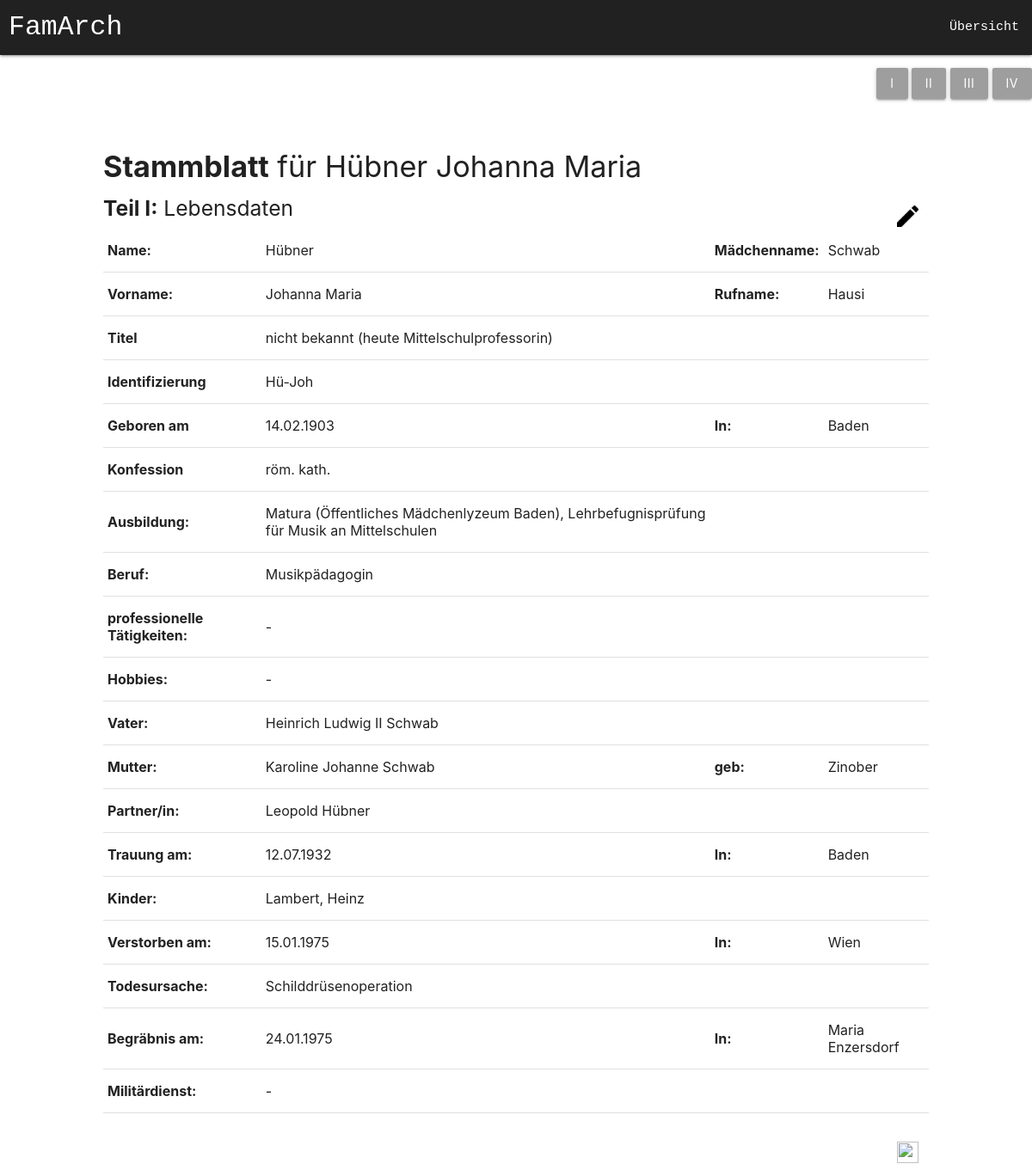
/nahansicht.php?curPerson=4, run on the app's committed database.
### tables this page shows
CREATE TABLE lebensdaten (
		id INTEGER,
		nachname VARCHAR(400),
		vorname VARCHAR(400),
		maedName VARCHAR(400),
		rufname VARCHAR(400),
		titel VARCHAR(200),
		kurzzeichen VARCHAR(500),
		gebDatum VARCHAR(300),
		gebOrt VARCHAR(300),
		konfession VARCHAR(200),
		ausbildung VARCHAR(500),
		berufLaufbahn VARCHAR(200),
		profTaetigkeiten VARCHAR(100),
		hobbies VARCHAR(100),
		vater INTEGER,
		mutter INTEGER,
		gebMutter VARCHAR(200),
		partnerin INTEGER,
		trauDatum VARCHAR(300),
		trauOrt VARCHAR(300),
		kind VARCHAR(500),
		geschwister VARCHAR(500),
		verstorbenAm VARCHAR(300),
		verstorbenIn VARCHAR(300),
		todUrsache VARCHAR(300),
		begraebnisAm VARCHAR(300),
		begraebnisIn VARCHAR(300),
		militaerdienst VARCHAR(400),
		geschlecht VARCHAR(300),
		stammbaum boolean,
		PRIMARY KEY(id),
		FOREIGN KEY (vater) REFERENCES lebensdaten(id),
		FOREIGN KEY (mutter) REFERENCES lebensdaten(id),
		FOREIGN KEY (partnerin) REFERENCES lebensdaten(id)
	);

### nahansicht.php (called while the page is built, shortened)
<?php
include 'open.php';
$curPerson=$_GET['curPerson'];
if(isset($_GET['stammblattnr'])) {
	$stammblattnr=$_GET['stammblattnr'];
}
else {
	$stammblattnr=1;
}
$bearbeiten=false;
$row=$pdo -> query("SELECT * FROM lebensdaten WHERE id=$curPerson");
$person=$row->fetch();
$query=$pdo -> query("SELECT vorname,nachname FROM lebensdaten WHERE id=$person[vater]");
try {
	$vater_row = $query->fetch(PDO::FETCH_ASSOC);
	$vater = $vater_row['vorname'] . " " . $vater_row['nachname'];
}catch(Error $e) {
	$vater="";
}
$query=$pdo -> query("SELECT vorname,nachname FROM lebensdaten WHERE id=$person[mutter]");
try {
	$mutter_row = $query->fetch(PDO::FETCH_ASSOC);
	$mutter = $mutter_row['vorname'] . " " . $mutter_row['nachname'];
}catch(Error $e) {
	$mutter="";
}
$query=$pdo -> query("SELECT vorname,nachname FROM lebensdaten WHERE id=$person[partnerin]");
try {
	$partnerin_row = $query->fetch(PDO::FETCH_ASSOC);
	$partnerin = $partnerin_row['vorname'] . " " . $partnerin_row['nachname'];
}catch(Error $e) {
	$partnerin="";
}
if(isset($_GET['edit']) && $_GET['edit']=='true') {
	$bearbeiten=true;
}
else {
	$bearbeiten=false;
}
	$row=$pdo -> query("SELECT * FROM pMerkmale WHERE id=$curPerson");
	$merkmale=$row->fetch();
if($bearbeiten==true) {
	$personArray=array(
		"nachname" => "<input value=\"" . $person['nachname'] . "\" name=\"nachname\" type=\"text\" class=\"validate\">",
		"maedName" => "<input value=\"" . $person['maedName'] . "\" name=\"maedName\" type=\"text\" class=\"validate\">",
		"vorname" => "<input value=\"" . $person['vorname'] . "\" name=\"vorname\" type=\"text\" class=\"validate\">",
		"rufname" => "<input value=\"" . $person['rufname'] . "\" name=\"rufname\" type=\"text\" class=\"validate\">",
		"titel" => "<input value=\"" . $person['titel'] . "\" name=\"titel\" type=\"text\" class=\"validate\">",
		"kurzzeichen" => "<input value=\"" . $person['kurzzeichen'] . "\" name=\"kurzzeichen\" type=\"text\" class=\"validate\">",
		"gebDatum" => "<input value=\"" . $person['gebDatum'] . "\" name=\"gebDatum\" type=\"text\" class=\"validate\">",
		"gebOrt" => "<input value=\"" . $person['gebOrt'] . "\" name=\"gebOrt\" type=\"text\" class=\"validate\">",
		"konfession" => "<input value=\"" . $person['konfession'] . "\" name=\"konfession\" type=\"text\" class=\"validate\">",
		"ausbildung" => "<input value=\"" . $person['ausbildung'] . "\" name=\"ausbildung\" type=\"text\" class=\"validate\">",
		"berufLaufbahn" => "<input value=\"" . $person['berufLaufbahn'] . "\" name=\"berufLaufbahn\" type=\"text\" class=\"validate\">",
		"profTaetigkeiten" => "<input value=\"" . $person['profTaetigkeiten'] . "\" name=\"profTaetigkeiten\" type=\"text\" class=\"validate\">",
		"hobbies" => "<input value=\"" . $person['hobbies'] . "\" name=\"hobbies\" type=\"text\" class=\"validate\">",
		"vater" => "  <div class=\"row\">
							<div class=\"col s12\">
							  <div class=\"row\">
								<div class=\"input-field col s12\">
								  <input type=\"text\" id=\"autocomplete-input1\" class=\"autocomplete1\">
								  <label for=\"autocomplete-input1\">Autocomplete</label>
								</div>
							  </div>
							</div>
						  </div>",
		"mutter" => "  <div class=\"row\">
							<div class=\"col s12\">
							  <div class=\"row\">
								<div class=\"input-field col s12\">
								  <i class=\"material-icons prefix\">textsms</i>
								  <input type=\"text\" id=\"autocomplete-input2\" class=\"autocomplete2\">
								  <label for=\"autocomplete-input2\">Autocomplete</label>
								</div>
							  </div>
							</div>
						  </div>",
		"gebMutter" => "<input value=\"" . $person['gebMutter'] . "\" name=\"gebMutter\" type=\"text\" class=\"validate\">",
		"partnerin" => "  <div class=\"row\">
							<div class=\"col s12\">
							  <div class=\"row\">
								<div class=\"input-field col s12\">
								  <i class=\"material-icons prefix\">textsms</i>
								  <input type=\"text\" id=\"autocomplete-input3\" class=\"autocomplete3\">
								  <label for=\"autocomplete-input3\">Autocomplete</label>
								</div>
							  </div>
							</div>
						  </div>",
		"trauDatum" => "<input value=\"" . $person['trauDatum'] . "\" name=\"trauDatum\" type=\"text\" class=\"validate\">",
		"trauOrt" => "<input value=\"" . $person['trauOrt'] . "\" name=\"trauOrt\" type=\"text\" class=\"validate\">",
		"kind" => "<input value=\"" . $person['kind'] . "\" name=\"kind\" type=\"text\" class=\"validate\">",
		"verstorbenAm" => "<input value=\"" . $person['verstorbenAm'] . "\" name=\"verstorbenAm\" type=\"text\" class=\"validate\">",
		"verstorbenIn" => "<input value=\"" . $person['verstorbenIn'] . "\" name=\"verstorbenIn\" type=\"text\" class=\"validate\">",
		"todUrsache" => "<input value=\"" . $person['todUrsache'] . "\" name=\"todUrsache\" type=\"text\" class=\"validate\">",
		"begraebnisAm" => "<input value=\"" . $person['begraebnisAm'] . "\" name=\"begraebnisAm\" type=\"text\" class=\"validate\">",
		"begraebnisIn" => "<input value=\"" . $person['begraebnisIn'] . "\" name=\"begraebnisIn\" type=\"text\" class=\"validate\">",
		"militaerdienst" => "<input value=\"" . $person['militaerdienst'] . "\" name=\"militaerdienst\" type=\"text\" class=\"validate\">",
	);
	$merkmaleArray=array(
		"charMerkmale" => "<div class=\"row\">
      				<div class=\"row\">
        				<div class=\"input-field col s12\">
          					<textarea id=\"charMerkmale\" name=\"charMerkmale\" class=\"materialize-textarea\">" . $merkmale['charMerkmale'] . "</textarea>
         					 <label for=\"textarea1\"></label>
      					 </div>
      				</div>
  			</div>",
		"faehigkeiten" => "<div class=\"row\">
      				<div class=\"row\">
        				<div class=\"input-field col s12\">
          					<textarea id=\"faehigkeiten\" name=\"faehigkeiten\" class=\"materialize-textarea\">" . $merkmale['faehigkeiten'] . "</textarea>
         					 <label for=\"textarea1\"></label>
      					 </div>
      				</div>
  			</div>",
		"besonSituation" => "<div class=\"row\">
      				<div class=\"row\">
        				<div class=\"input-field col s12\">
          					<textarea id=\"besonSituation\"  name=\"besonSituation\" class=\"materialize-textarea\">" . $merkmale['besonSituation'] . "</textarea>
         					 <label for=\"textarea1\"></label>
      					 </div>
      				</div>
  			</div>",
		"fuegungen" => "<div class=\"row\">
      				<div class=\"row\">
        				<div class=\"input-field col s12\">
          					<textarea id=\"fuegungen\" name=\"fuegungen\" class=\"materialize-textarea\">" . $merkmale['fuegungen'] . "</textarea>
         					 <label for=\"textarea1\"></label>
      					 </div>
      				</div>
  			</div>",
		"kommentare" => "<div class=\"row\">
      				<div class=\"row\">
        				<div class=\"input-field col s12\">
          					<textarea id=\"kommentare\" name=\"kommentare\" class=\"materialize-textarea\">" . $merkmale['kommentare'] . "</textarea>
         					 <label for=\"textarea1\"></label>
      					 </div>
      				</div>
  			</div>",
	);
}
else {
	$personArray=array(
		"nachname" => $person['nachname'],
		"maedName" => $person['maedName'],
		"vorname" => $person['vorname'],
		"rufname" => $person['rufname'],
		"titel" => $person['titel'],
		"kurzzeichen" => $person['kurzzeichen'],
		"gebDatum" => $person['gebDatum'],
		"gebOrt" => $person['gebOrt'],
		"konfession" => $person['konfession'],
		"ausbildung" => $person['ausbildung'],
		"berufLaufbahn" => $person['berufLaufbahn'],
		"profTaetigkeiten" => $person['profTaetigkeiten'],
		"hobbies" => $person['hobbies'],
		"vater" => $vater,
		"mutter" => $mutter,
		"gebMutter" => $person['gebMutter'],
		"partnerin" => $partnerin,
		"trauDatum" => $person['trauDatum'],
		"trauOrt" => $person['trauOrt'],
		"kind" => $person['kind'],
		"verstorbenAm" => $person['verstorbenAm'],
		"verstorbenIn" => $person['verstorbenIn'],
		"todUrsache" => $person['todUrsache'],
		"begraebnisAm" => $person['begraebnisAm'],
		"begraebnisIn" => $person['begraebnisIn'],
		"militaerdienst" => $person['militaerdienst'],
	);
}
if($stammblattnr == 1) {
	$sb_nr = "I";
}
include 'nahansicht-gui_' . $sb_nr . '.php';
?>

### nahansicht-gui_I.php (the view, shortened to what this page needs)
<!doctype html>
<html>
	<head>
	<link type="text/css" rel="stylesheet" href="materialize/css/materialize.min.css" media="screen,projection">
	<link rel="stylesheet" href="style.css">
</head>
<body>
	<nav>
    <div class="nav-wrapper grey darken-4">
		<a href="index.php" class="brand-logo logo">FamArch</a>
    	<ul id="nav-mobile" class="right hide-on-med-and-down">
			<li><a href="uebersicht.php" class="navBar">Übersicht</a></li>
     	</ul>
    </div>
  </nav>
	<p align="right">
		<a href="nahansicht.php?curPerson=<?php echo $curPerson; ?>&stammblattnr=1" class='btn grey' value="0">I</a>
		<a href="nahansicht.php?curPerson=<?php echo $curPerson; ?>&stammblattnr=2" class='btn grey' value="0">II</a>
		<a href="nahansicht.php?curPerson=<?php echo $curPerson; ?>&stammblattnr=3" class='btn grey' value="0">III</a>
		<a href="nahansicht.php?curPerson=<?php echo $curPerson; ?>&stammblattnr=4" class='btn grey' value="0">IV</a>
	</p>
	<br>
	<div class="stammblattHeading">
		<h4 ><b>Stammblatt</b> für <?php echo $person['nachname']?> <?php echo $person['vorname']?></h4>
		<h5><b>Teil I:</b> Lebensdaten
			<?php
			if($bearbeiten==false){
				echo "<a href=\"nahansicht.php?curPerson=" . $curPerson . "&stammblattnr=1&edit=true\" class=\"btn-flat editBtn\" ><img src=\"img/edit.png\" alt=\"Bearbeitung\" class=\"editIcon\"></a>";
			}
			else {
				echo "<button class=\"btn-flat editBtn\" type=\"sumbit\" name=\"saveEdit\" value=\"saveEdit\"><img src=\"img/save.png\" alt=\"Bearbeitung\" class=\"editIcon\"></button>";
			}
			?>
		</h5>
	</div>
	<br>
	<div class="nahansichtGesamtTabelle">
		<table>
			<tbody>
			  <tr>
				<td><b>Name:</b></td>
				<td><?php echo $personArray['nachname']; ?></td>
				<td><b>Mädchenname:</b></td>
				<td><?php echo $personArray['maedName']?></td>
			  </tr>
			  <tr>
				<td><b>Vorname:</b></td>
				<td><?php echo $personArray['vorname']?></td>
				<td><b>Rufname:</b></td>
				<td><?php echo $personArray['rufname']?></td>
			  </tr>
			  <tr>
				<td><b>Titel</b></td>
				<td><?php echo $personArray['titel']?></td>
			  </tr>
			  <tr>
				<td><b>Identifizierung</b></td>
				<td><?php echo $personArray['kurzzeichen']?></td>
			  </tr>
			  <tr>
				<td><b>Geboren am</b></td>
				<td><?php echo $personArray['gebDatum']?></td>
				<td><b>In:</b></td>
				<td><?php echo $personArray['gebOrt']?></td>
			  </tr>
			  <tr>
				<td><b>Konfession</b></td>
				<td><?php echo $personArray['konfession']?></td>
			  </tr>
			  <tr>
				<td><b>Ausbildung:</b></td>
				<td><?php echo $personArray['ausbildung']?></td>
			  </tr>
			  <tr>
				<td><b>Beruf:</b></td>
				<td><?php echo $personArray['berufLaufbahn']?></td>
			  </tr>
			  <tr>
				<td><b>professionelle Tätigkeiten:</b></td>
				<td><?php echo $personArray['profTaetigkeiten']?></td>
			  </tr>
			  <tr>
				<td><b>Hobbies:</b></td>
				<td><?php echo $personArray['hobbies']?></td>
			  </tr>
			  <tr>
				<td><b>Vater:</b></td>
				<td><?php echo $personArray['vater'] ?></td>
			  </tr>
			  <tr>
				<td><b>Mutter:</b></td>
				<td><?php echo $personArray['mutter']?></td>
				<td><b>geb:</b></td>
				<td ><?php echo $personArray['gebMutter']?></td>
			  </tr>
			  <tr>
				<td><b>Partner/in:</b></td>
				<td><?php echo $personArray['partnerin']?></td>
			  </tr>
			  <tr>
				<td><b>Trauung am:</b></td>
				<td><?php echo $personArray['trauDatum']?></td>
				<td><b>In:</b></td>
				<td><?php echo $personArray['trauOrt']?></td>
			  </tr>
			  <tr>
				<td><b>Kinder:</b></td>
				<td><?php echo $personArray['kind']?></td>
			  </tr>
			  <tr>
				<td><b>Verstorben am:</b></td>
				<td><?php echo $personArray['verstorbenAm']?></td>
				<td><b>In:</b></td>
				<td><?php echo $personArray['verstorbenIn']?></td>
			  </tr>
			  <tr>
				<td><b>Todesursache:</b></td>
				<td><?php echo $personArray['todUrsache']?></td>
			  </tr>
			  <tr>
				<td><b>Begräbnis am:</b></td>
				<td><?php echo $personArray['begraebnisAm']?></td>
				<td><b>In:</b></td>
				<td><?php echo $personArray['begraebnisIn']?></td>
			  </tr>
			  <tr>
				<td><b>Militärdienst:</b></td>
				<td><?php echo $personArray['militaerdienst']?></td>
			  </tr>
			</tbody>
		  </table>
	</div>
	<br>
	<button class="btn-flat editBtn" onclick="confirmDelete()" type="sumbit" name="delete" value="delete"><img src="img/delete.png" alt="Entfernen" class="editIcon"></button>
</body></html>

### style.css (style rules this page uses)
.stammblattHeading { margin-left:10%; float:left; width:80%; }
.editBtn { position:absolute; right:10%; width: 50px; height: 50px; }
.editIcon { position:absolute; top:10px; left:13px; width: 25px; height: 25px; }
.nahansichtGesamtTabelle { width:80%; margin-left: 10%; }
.navBar { font-family:Consolas, "Andale Mono", "Lucida Console", "Lucida Sans Typewriter", Monaco, "Courier New", "monospace"; }
.logo { margin-left: 10px; font-family:Consolas, "Andale Mono", "Lucida Console", "Lucida Sans Typewriter", Monaco, "Courier New", "monospace"; }

### data on the page
lebensdaten: nachname "Hübner", vorname "Johanna Maria", maedName "Schwab", rufname "Hausi", titel "nicht bekannt (heute Mittelschulprofessorin)", kurzzeichen "Hü-Joh", gebDatum "14.02.1903", gebOrt "Baden", konfession "röm. kath.", ausbildung "Matura (Öffentliches Mädchenlyzeum Baden), Lehrbefugnisprüfung für Musik an Mittelschulen", berufLaufbahn "Musikpädagogin", profTaetigkeiten "-", hobbies "-", gebMutter "Zinober", trauDatum "12.07.1932", trauOrt "Baden", kind "Lambert, Heinz", verstorbenAm "15.01.1975", verstorbenIn "Wien", todUrsache "Schilddrüsenoperation", begraebnisAm "24.01.1975", begraebnisIn "Maria Enzersdorf", militaerdienst "-"

### other printed values
$personArray['vater'] "Heinrich Ludwig II Schwab"
$personArray['mutter'] "Karoline Johanne Schwab"
$personArray['partnerin'] "Leopold Hübner"
